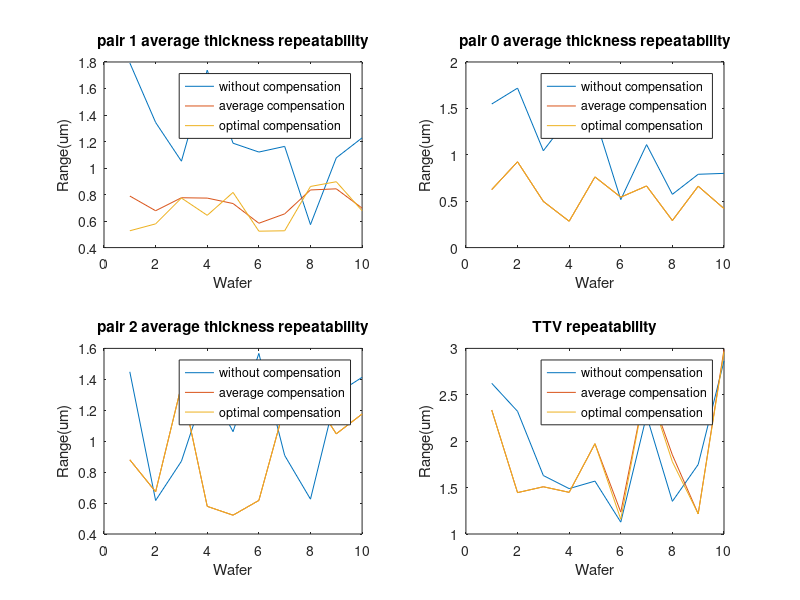

Write the MATLAB code that produced this figure.
function main
close all, clc,clear

Taf9Pts_all =[198.266	207.866	215.143	199.612	207.949	216.825	202.517	208.736	220.146
181.055	184.001	190.12	185.08	187.499	193.295	188.557	191.287	200.226
194.343	196.574	195.251	201.463	204.424	200.764	205.783	209.005	204.778
185.213	198.479	195.926	188.57	204.89	200.719	194.09	208.887	204.084
189.698	195.53	197.972	190.101	196.649	200.769	193.537	199.975	201.613
180.923	230.095	208.709	178.937	218.011	199.605	182.639	205.88	187.418
185.068	204.153	220.458	179.651	195.684	210.649	176.485	184.008	197.213
189.794	196.074	198.716	189.536	194.96	197.801	190.527	195.854	199.11
193.995	190.695	184.313	194.427	190.955	185.12	199.475	196.361	189.218
189.499	191.679	192.016	202.019	210.24	215.486	178.045	178.48	179.852
198.796	207.183	215.287	199.691	207.825	216.617	203.765	208.614	219.554
182.024	184.696	191.23	184.758	187.455	194.146	188.821	191.168	200.067
194.059	196.678	195.307	201.116	205.221	201.466	206.474	210.066	205.695
186.289	197.62	195.723	189.756	205.026	200.51	194.242	209.351	204.886
189.911	196.054	198.482	190.106	196.426	200.099	193.478	200.28	201.986
181.254	229.726	209.123	179.712	218.354	200.238	182.329	205.569	187.533
185.142	204.007	219.601	179.883	196.241	210.759	177.104	184.792	198.147
190.413	195.912	198.75	189.486	194.76	198.404	191.441	196.504	199.809
193.316	190.756	184.131	194.274	190.448	184.542	200.09	195.972	190.625
189.572	190.757	192.07	201.497	210.799	216.108	176.463	178.736	181.104
198.402	206.639	214.777	199.246	207.446	216.82	202.939	208.816	219.567
182.039	184.555	190.139	184.867	188.022	194.589	188.738	191.762	200.572
194.334	196.849	195.719	200.871	204.885	200.437	206.43	209.843	205.455
185.58	198.035	196.001	188.853	204.305	200.298	194.023	209.477	205.297
189.699	195.448	197.574	189.764	195.785	199.773	194.015	200.285	201.776
181.131	229.252	209.195	179.04	217.955	199.588	182.912	205.934	187.84
184.751	203.901	219.631	180.263	195.437	210.473	177.351	184.737	199.095
190.02	195.909	198.809	190.003	194.98	198.46	191.421	196.827	199.914
193.615	190.45	184.147	194.071	190.93	185.282	200.342	196.198	190.411
190.119	191.39	191.28	201.288	210.482	215.61	177.725	179.553	180.07
198.639	207.62	215.432	199.925	208.344	216.852	203.136	208.41	218.183
180.651	183.591	191.718	184.388	187.376	194.077	188.812	191.717	200.14
194.486	197.166	195.528	201.367	205.233	200.984	206.766	210.407	205.956
185.728	197.71	195.829	189.132	204.503	200.763	194.028	208.813	205.368
189.411	195.273	198.338	190.148	196.61	200.579	193.157	200.075	203.299
180.933	229.854	209.064	178.98	218.037	199.574	182.521	205.823	188.381
185.007	204.26	219.212	179.355	195.638	210.63	177.541	184.816	198.357
190.721	196.087	198.635	189.703	195.208	198.514	191.264	196.421	199.816
193.665	190.777	184.488	194.349	191.295	186.15	200.58	197.105	190.512
189.426	191.214	192.269	200.917	209.98	215.785	178.784	179.534	180.754
199.183	207.427	215.083	199.684	208.059	216.778	203.507	208.369	219.378
182.202	184.43	190.176	185.242	187.547	194.341	189.094	191.846	200.394
194.839	197.057	195.641	201.076	205.366	201.385	206.602	210.166	205.828
186.054	198.156	195.707	189.227	204.056	200.195	194.02	209.423	205.067
190.017	195.085	197.06	189.658	196.211	200.898	193.78	200.702	201.724
181.37	230.273	209.228	179.023	218.059	199.854	183	206.218	188.064
185.061	203.848	219.373	179.242	195.331	210.347	177.316	185.094	197.873
190.333	195.907	198.733	189.86	195.499	198.326	191.404	196.658	199.605
193.613	190.653	183.996	194.554	190.889	185.395	199.83	196.316	190.055
190.201	191.594	191.866	201.651	210.202	214.724	178.066	179.884	180.374
198.477	207.65	215.156	199.5	208.197	216.589	203.607	208.842	219.919
182.087	184.215	190.702	184.619	187.576	193.766	188.887	192.141	200.5
194.617	196.548	195.716	200.441	205.326	200.766	206.572	210.302	206.713
186.06	197.638	196.062	188.877	204.353	199.77	193.744	208.934	204.63
190.391	195.681	197.994	189.531	196.353	200.446	193.898	200.141	202.589
181.297	229.989	209.922	179.945	217.766	199.515	183.42	205.989	187.52
184.948	204.249	219.943	179.795	196.253	210.78	177.688	185.013	198.56
190.372	195.845	198.399	190.084	195.638	198.626	191.334	197.031	199.979
193.786	190.204	184.386	193.85	191.347	185.189	199.772	196.614	189.796
189.52	191.554	192.384	201.004	210.117	215.19	177.748	179.035	181.382
198.188	207.477	214.872	199.214	207.555	216.108	203.396	208.618	219.398
181.349	183.983	191.304	184.738	187.572	194.131	189.567	191.997	200.511
194.343	196.322	195.394	201.27	205.607	201.644	206.528	210.514	206.603
185.152	198.183	195.73	188.424	204.442	200.106	194.123	209.475	204.7
189.974	195.387	198.072	190.01	196.119	200.03	193.036	199.902	202.125
181.325	229.808	209.375	179.462	218.33	199.729	182.651	205.983	187.146
185.321	203.689	219.057	180.047	195.446	210.463	177.715	185.116	198.546
190.392	195.774	198.894	189.169	195.454	198.425	191.993	196.818	200.595
194.184	191.566	184.437	194.042	190.872	186.069	200.036	196.215	190.204
189.514	191.289	191.912	201.101	210.436	215.347	177.872	178.216	180.032
198.429	207.595	215.606	199.911	208.402	216.931	203.01	208.879	219.857
181.512	184.333	190.136	184.176	187.685	193.583	189.064	192.581	200.076
194.478	196.452	195.907	200.641	205.317	200.559	206.613	210.042	206.321
185.672	198.132	195.591	188.891	204.286	199.967	194.58	209.055	204.312
189.957	195.528	198.284	189.669	196.52	200.803	193.801	200.43	202.204
180.853	229.986	208.913	179.35	217.863	199.475	182.477	205.989	187.997
184.866	203.578	219.243	179.767	195.738	210.664	177.781	185.179	198.217
190.431	195.946	199.082	191.03	195.499	198.272	191.389	196.647	200.422
193.745	190.173	184.689	193.937	190.547	185.463	199.667	196.317	190.959
189.394	191.234	191.931	201.224	210.293	215.577	178.411	179.971	181.265

];

DZ_PerCam=[
    -0.799	-1.269	-1.58	-0.886	-2.361	-0.502
-1.196	-1.008	-1.687	-0.683	-2.177	-0.358
-0.799	-1.119	-1.65	-0.787	-2.5	-0.455
-0.756	-1.343	-1.427	-0.949	-2.097	-0.555
-0.988	-1.09	-1.367	-0.666	-1.746	-0.242
-0.597	-0.671	-1.262	-0.589	-1.927	-0.508
-0.76	-1.071	-1.414	-0.62	-2.069	-0.17
-0.829	-0.84	-1.506	-0.615	-2.183	-0.39
-0.714	-0.666	-1.27	-0.58	-1.826	-0.494
-0.759	-1.069	-1.417	-0.846	-2.075	-0.624
-0.851	-1.095	-1.732	-0.814	-2.613	-0.532
-1.098	-1.088	-1.794	-0.662	-2.49	-0.236
-1.009	-0.975	-1.751	-0.676	-2.492	-0.378
-1.002	-1.083	-1.624	-0.698	-2.247	-0.313
-0.695	-0.976	-1.412	-0.681	-2.128	-0.386
-0.656	-0.77	-1.487	-0.564	-2.319	-0.358
-0.657	-0.864	-1.506	-0.636	-2.356	-0.409
-0.647	-0.772	-1.429	-0.527	-2.212	-0.283
-0.75	-0.417	-1.43	-0.413	-2.109	-0.409
-0.952	-1.063	-1.538	-0.802	-2.124	-0.54
-0.932	-0.625	-1.827	-0.535	-2.722	-0.446
-1.033	-0.724	-1.784	-0.557	-2.535	-0.391
-0.987	-0.688	-1.862	-0.525	-2.736	-0.362
-0.901	-0.747	-1.799	-0.503	-2.696	-0.26
-0.87	-0.729	-1.503	-0.463	-2.136	-0.198
-0.61	-0.515	-1.563	-0.399	-2.517	-0.283
-0.625	-0.658	-1.535	-0.476	-2.445	-0.295
-0.82	-0.548	-1.568	-0.403	-2.316	-0.258
-0.684	-0.205	-1.458	-0.255	-2.233	-0.304
-0.842	-0.693	-1.596	-0.51	-2.351	-0.327
-0.952	-0.89	-1.904	-0.498	-2.857	-0.106
-1.347	-0.282	-2.017	-0.268	-2.687	-0.254
-0.561	-0.946	-1.617	-0.628	-2.673	-0.311
-0.937	-0.784	-1.805	-0.497	-2.674	-0.209
-1.17	-0.524	-1.889	-0.372	-2.608	-0.219
-0.792	-0.551	-1.717	-0.327	-2.642	-0.102
-0.63	-0.689	-1.585	-0.466	-2.54	-0.242
-0.779	-0.586	-1.54	-0.289	-2.302	0.007
-0.793	-0.298	-1.442	-0.302	-2.091	-0.305
-0.689	-0.674	-1.485	-0.443	-2.28	-0.212
-0.914	-0.947	-2.023	-0.458	-3.133	0.031
-1.073	-0.744	-1.898	-0.467	-2.723	-0.191
-0.877	-0.933	-1.822	-0.646	-2.768	-0.358
-1.05	-0.995	-1.856	-0.565	-2.662	-0.136
-0.959	-0.657	-1.715	-0.4	-2.471	-0.143
-0.938	-0.645	-1.688	-0.466	-2.437	-0.286
-0.972	-0.639	-1.705	-0.326	-2.439	-0.012
-0.985	-0.892	-1.762	-0.485	-2.538	-0.078
-0.691	-0.521	-1.569	-0.362	-2.447	-0.204
-0.93	-0.846	-1.641	-0.586	-2.351	-0.325
-1.146	-0.887	-2.173	-0.526	-3.201	-0.165
-1.419	-0.727	-2.129	-0.401	-2.839	-0.075
-0.998	-0.709	-1.919	-0.464	-2.84	-0.219
-1.164	-0.437	-2.102	-0.279	-3.04	-0.12
-0.935	-0.665	-1.826	-0.384	-2.716	-0.102
-0.91	-0.608	-1.836	-0.377	-2.763	-0.145
-0.9	-0.784	-1.806	-0.42	-2.713	-0.057
-0.984	-0.688	-1.78	-0.345	-2.576	-0.003
-0.857	-0.228	-1.639	-0.114	-2.42	0
-0.939	-0.773	-1.682	-0.416	-2.426	-0.059
-1.591	-0.76	-2.391	-0.407	-3.191	-0.055
-1.467	-0.925	-2.152	-0.532	-2.836	-0.139
-1.005	-0.72	-1.957	-0.425	-2.908	-0.13
-1.313	-0.68	-2.134	-0.425	-2.955	-0.169
-1.074	-0.75	-1.803	-0.368	-2.532	0.013
-1.008	-0.897	-1.988	-0.466	-2.968	-0.034
-1.01	-0.868	-1.947	-0.523	-2.885	-0.178
-1.003	-0.597	-1.786	-0.299	-2.569	-0.002
-0.988	-0.484	-1.703	-0.325	-2.418	-0.166
-1.106	-0.823	-1.909	-0.519	-2.712	-0.215
-1.266	-1.134	-2.241	-0.628	-3.216	-0.122
-1.609	-0.801	-2.338	-0.445	-3.067	-0.09
-1.356	-1.11	-2.292	-0.607	-3.228	-0.103
-1.435	-1.051	-2.192	-0.561	-2.948	-0.072
-1.276	-1.006	-2.023	-0.609	-2.77	-0.211
-0.969	-0.683	-1.939	-0.434	-2.909	-0.186
-1.033	-0.974	-1.987	-0.567	-2.941	-0.161
-1.181	-0.866	-1.907	-0.409	-2.633	0.047
-1.121	-0.629	-1.926	-0.344	-2.73	-0.06
-1.259	-0.981	-1.927	-0.581	-2.596	-0.182
];

DT_all=DZ_PerCam(:,2:2:6)-DZ_PerCam(:,1:2:6);

Taf_all =[ mean(Taf9Pts_all(:,1:3),2) mean(Taf9Pts_all(:,4:6),2) mean(Taf9Pts_all(:,7:9),2) ];
T_all=Taf_all - DT_all;
N=size(T_all,1);    %Total rows
M=10;           %total wafers
T9Pts_all=Taf9Pts_all -[DT_all(:,1)*ones(1, 3) DT_all(:,2)*ones(1, 3) DT_all(:,3)*ones(1, 3)];

%compensate by all wafers
%[a,b]=myCompensation(T_all,DT_all,M)
[a,b]=myCompensation2(T_all,DT_all,M)
%[a,b]=myCompensation3(T_all,DT_all,M)

DTOptpair1=a*DT_all(:,1) + b*DT_all(:,3);
DTOpt_all=[DT_all(:,1) DTOptpair1 DT_all(:,3)];
TOpt_all =T_all + DTOpt_all;
TOpt9Pts_all=T9Pts_all +[DT_all(:,1)*ones(1, 3) DTOptpair1*ones(1, 3) DT_all(:,3)*ones(1, 3)];


RangeTall=zeros(M,3);
%plot the range of 'pair 1 average thickness without compensation'
RangeTall(:,1)=myRefactorAndCalc(T_all, M, @(Tsub)(max(Tsub(:,2))-min(Tsub(:,2))));
%plot the thickness variation of pair 1 with avrerage compensation
RangeTall(:,2)=myRefactorAndCalc(Taf_all, M, @(Tsub)(max(Tsub(:,2))-min(Tsub(:,2))));
%plot the thickness variation of pair 1 with optimal compensation
RangeTall(:,3)=myRefactorAndCalc(TOpt_all, M, @(Tsub)(max(Tsub(:,2))-min(Tsub(:,2))));

plotid=1;
subplot(2,2,plotid); plotid=plotid+1;
plot(RangeTall)
title('pair 1 average thickness repeatability')
xlabel('Wafer')
ylabel('Range(um)')
legend('without compensation','average compensation','optimal compensation')
%ylim([0 5])

RangeTall=zeros(M,3);
%plot the range of 'pair 1 average thickness without compensation'
RangeTall(:,1)=myRefactorAndCalc(T_all, M, @(Tsub)(max(Tsub(:,1))-min(Tsub(:,1))));
%plot the thickness variation of pair 1 with avrerage compensation
RangeTall(:,2)=myRefactorAndCalc(Taf_all, M, @(Tsub)(max(Tsub(:,1))-min(Tsub(:,1))));
%plot the thickness variation of pair 1 with optimal compensation
RangeTall(:,3)=myRefactorAndCalc(TOpt_all, M, @(Tsub)(max(Tsub(:,1))-min(Tsub(:,1))));

subplot(2,2,plotid); plotid=plotid+1;
plot(RangeTall)
title('pair 0 average thickness repeatability')
xlabel('Wafer')
ylabel('Range(um)')
legend('without compensation','average compensation','optimal compensation')

RangeTall=zeros(M,3);
%plot the range of 'pair 1 average thickness without compensation'
RangeTall(:,1)=myRefactorAndCalc(T_all, M, @(Tsub)(max(Tsub(:,3))-min(Tsub(:,3))));
%plot the thickness variation of pair 1 with avrerage compensation
RangeTall(:,2)=myRefactorAndCalc(Taf_all, M, @(Tsub)(max(Tsub(:,3))-min(Tsub(:,3))));
%plot the thickness variation of pair 1 with optimal compensation
RangeTall(:,3)=myRefactorAndCalc(TOpt_all, M, @(Tsub)(max(Tsub(:,3))-min(Tsub(:,3))));

subplot(2,2,plotid); plotid=plotid+1;
plot(RangeTall)
title('pair 2 average thickness repeatability')
xlabel('Wafer')
ylabel('Range(um)')
legend('without compensation','average compensation','optimal compensation')

%plot TTV variation

RangeTall=zeros(10,3);
RangeTall(:,1)=myRefactorAndCalc(T9Pts_all, M, @myTTVRep);
RangeTall(:,2)=myRefactorAndCalc(Taf9Pts_all , M, @myTTVRep);
RangeTall(:,3)=myRefactorAndCalc(TOpt9Pts_all, M, @myTTVRep);
subplot(2,2,plotid); plotid=plotid+1;
plot(RangeTall)
title('TTV repeatability')
xlabel('Wafer')
ylabel('Range(um)')
legend('without compensation','average compensation','optimal compensation')

%multiple rows, each row contains N point thickness
function Res=myTTVRep(T)
TTV=max(T,[],2)-min(T,[],2);
Res=max(TTV)-min(TTV);


function [a,b]=myCompensation(T_all,DT_all,M)
N=size(T_all,1);
A=[DT_all(:,1)-DT_all(:,3)  zeros(N,M)];
b=-[T_all(:,2)+DT_all(:,3)];
for i=1:M
    A(i:M:N, 1+i)=1;
end
X=A\b;
a=X(1);
b=1-a;


function [a,b]=myCompensation2(T_all,DT_all,M)
N=size(T_all,1);
A=[DT_all(:,1) DT_all(:,3)  zeros(N,M)];
b=-[T_all(:,2)];
for i=1:M
    A(i:M:N, 2+i)=1;
end
X=A\b;
a=X(1);
b=X(2);

function [a,b]=myCompensation3(T_all,DT_all,M)
N=size(T_all,1);
A=[DT_all(:,1) DT_all(:,3)];
b=0.5*(T_all(:,1)+T_all(:,3))-T_all(:,2);
X=A\b;
a=X(1);
b=X(2);

%T: Nx9
%M: Number wafers
%f: 
function Res=myRefactorAndCalc(T, M, f)
N=size(T,1);
NCase=N/M;
Res=zeros(M,1);
for i=1:M
	Tsub=T(i:M:N,:);
	Res(i) =f(Tsub);
end
	
